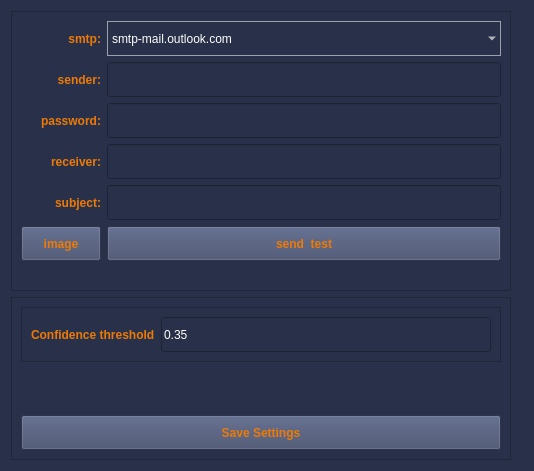
<?xml version="1.0" encoding="UTF-8"?>
<ui version="4.0">
 <class>SendSetting</class>
 <widget class="QWidget" name="SendSetting">
  <property name="geometry">
   <rect>
    <x>0</x>
    <y>0</y>
    <width>534</width>
    <height>471</height>
   </rect>
  </property>
  <property name="windowTitle">
   <string>Form</string>
  </property>
  <property name="styleSheet">
   <string notr="true">QWidget
{
	background-color: rgb(40, 49, 73);
	color: rgb(255, 255, 255);
}
QLabel
{
	font: bold;
	color: rgb(238, 122, 3);
}
QCheckBox
{
	font: bold;
	color: rgb(238, 122, 3);
}
QPushButton
{
	font: bold; 
	color: rgb(238, 122, 3);
	background-color: rgb(64, 74, 105);
}

QFrame
{
	
	background-color: rgb(40, 49, 73);
}



QTabWidget::pane
{
	border:0;	
}
QComboBox {
    border: 1px solid  rgb(157, 160, 175);   /* 边框 */
    border-radius: 0px;   /* 圆角 */
    
    background: transparent;
}
 
/* 下拉后，整个下拉窗体样式 */
QComboBox QAbstractItemView {
    outline: 0px solid white;   /* 选定项的虚框 */
    border: 1px solid white;   /* 整个下拉窗体的边框 */
   
    background-color: #4E6D8C;   /* 整个下拉窗体的背景色 */
    selection-background-color: #2D3E50;   /* 整个下拉窗体被选中项的背景色 */
}
 
/* 下拉后，整个下拉窗体每项的样式 */
QComboBox QAbstractItemView::item {
    height: 50px;   /* 项的高度（设置pComboBox-&gt;setView(new QListView());后，该项才起作用） */
}
 
</string>
  </property>
  <layout class="QVBoxLayout" name="verticalLayout">
   <item>
    <widget class="QFrame" name="frame">
     <property name="maximumSize">
      <size>
       <width>500</width>
       <height>16777215</height>
      </size>
     </property>
     <property name="frameShape">
      <enum>QFrame::StyledPanel</enum>
     </property>
     <property name="frameShadow">
      <enum>QFrame::Raised</enum>
     </property>
     <layout class="QGridLayout" name="gridLayout">
      <item row="5" column="1">
       <widget class="QPushButton" name="btnSend">
        <property name="minimumSize">
         <size>
          <width>0</width>
          <height>35</height>
         </size>
        </property>
        <property name="text">
         <string>send  test</string>
        </property>
       </widget>
      </item>
      <item row="2" column="0">
       <widget class="QLabel" name="label_2">
        <property name="text">
         <string>password:</string>
        </property>
        <property name="alignment">
         <set>Qt::AlignRight|Qt::AlignTrailing|Qt::AlignVCenter</set>
        </property>
       </widget>
      </item>
      <item row="5" column="0">
       <widget class="QPushButton" name="btnLoadImg">
        <property name="minimumSize">
         <size>
          <width>0</width>
          <height>35</height>
         </size>
        </property>
        <property name="text">
         <string>image</string>
        </property>
       </widget>
      </item>
      <item row="1" column="0">
       <widget class="QLabel" name="label">
        <property name="text">
         <string>sender:</string>
        </property>
        <property name="alignment">
         <set>Qt::AlignRight|Qt::AlignTrailing|Qt::AlignVCenter</set>
        </property>
       </widget>
      </item>
      <item row="1" column="1">
       <widget class="QLineEdit" name="lineEditSender">
        <property name="minimumSize">
         <size>
          <width>0</width>
          <height>35</height>
         </size>
        </property>
       </widget>
      </item>
      <item row="3" column="0">
       <widget class="QLabel" name="label_3">
        <property name="text">
         <string>receiver:</string>
        </property>
        <property name="alignment">
         <set>Qt::AlignRight|Qt::AlignTrailing|Qt::AlignVCenter</set>
        </property>
       </widget>
      </item>
      <item row="2" column="1">
       <widget class="QLineEdit" name="lineEditPwd">
        <property name="minimumSize">
         <size>
          <width>0</width>
          <height>35</height>
         </size>
        </property>
        <property name="echoMode">
         <enum>QLineEdit::Password</enum>
        </property>
       </widget>
      </item>
      <item row="3" column="1">
       <widget class="QLineEdit" name="lineEditReceive">
        <property name="minimumSize">
         <size>
          <width>0</width>
          <height>35</height>
         </size>
        </property>
       </widget>
      </item>
      <item row="0" column="1">
       <widget class="QComboBox" name="comboBoxSmtpType">
        <property name="minimumSize">
         <size>
          <width>0</width>
          <height>35</height>
         </size>
        </property>
        <item>
         <property name="text">
          <string>smtp-mail.outlook.com</string>
         </property>
        </item>
        <item>
         <property name="text">
          <string>smtp.office365.com</string>
         </property>
        </item>
        <item>
         <property name="text">
          <string>smtp.163.com</string>
         </property>
        </item>
       </widget>
      </item>
      <item row="4" column="0">
       <widget class="QLabel" name="label_6">
        <property name="text">
         <string>subject:</string>
        </property>
        <property name="alignment">
         <set>Qt::AlignRight|Qt::AlignTrailing|Qt::AlignVCenter</set>
        </property>
       </widget>
      </item>
      <item row="6" column="1">
       <widget class="QLabel" name="labelSendingEmail">
        <property name="text">
         <string/>
        </property>
       </widget>
      </item>
      <item row="4" column="1">
       <widget class="QLineEdit" name="lineEditSubject1">
        <property name="minimumSize">
         <size>
          <width>0</width>
          <height>35</height>
         </size>
        </property>
       </widget>
      </item>
      <item row="0" column="0">
       <widget class="QLabel" name="label_4">
        <property name="text">
         <string>smtp:</string>
        </property>
        <property name="alignment">
         <set>Qt::AlignRight|Qt::AlignTrailing|Qt::AlignVCenter</set>
        </property>
       </widget>
      </item>
     </layout>
    </widget>
   </item>
   <item>
    <widget class="QFrame" name="frame_2">
     <property name="maximumSize">
      <size>
       <width>500</width>
       <height>16777215</height>
      </size>
     </property>
     <property name="frameShape">
      <enum>QFrame::StyledPanel</enum>
     </property>
     <property name="frameShadow">
      <enum>QFrame::Raised</enum>
     </property>
     <layout class="QVBoxLayout" name="verticalLayout_2">
      <item>
       <widget class="QFrame" name="frame_3">
        <property name="frameShape">
         <enum>QFrame::StyledPanel</enum>
        </property>
        <property name="frameShadow">
         <enum>QFrame::Raised</enum>
        </property>
        <layout class="QHBoxLayout" name="horizontalLayout">
         <item>
          <widget class="QLabel" name="label_7">
           <property name="text">
            <string>Confidence threshold</string>
           </property>
          </widget>
         </item>
         <item>
          <widget class="QLineEdit" name="lineEditConfidenceThreshold">
           <property name="minimumSize">
            <size>
             <width>0</width>
             <height>35</height>
            </size>
           </property>
           <property name="text">
            <string>0.35</string>
           </property>
          </widget>
         </item>
        </layout>
       </widget>
      </item>
      <item>
       <widget class="QLabel" name="label_5">
        <property name="text">
         <string/>
        </property>
       </widget>
      </item>
      <item>
       <widget class="QPushButton" name="btnSaveEmailSetting">
        <property name="sizePolicy">
         <sizepolicy hsizetype="Preferred" vsizetype="Fixed">
          <horstretch>0</horstretch>
          <verstretch>0</verstretch>
         </sizepolicy>
        </property>
        <property name="minimumSize">
         <size>
          <width>0</width>
          <height>35</height>
         </size>
        </property>
        <property name="text">
         <string>Save Settings</string>
        </property>
       </widget>
      </item>
     </layout>
    </widget>
   </item>
  </layout>
 </widget>
 <resources/>
 <connections/>
</ui>
